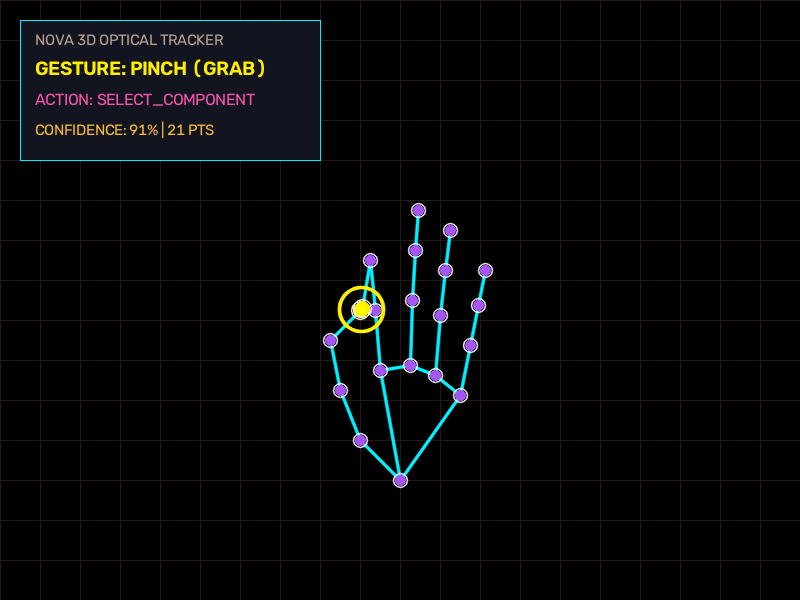
#> input picture nova-3d/documentation/audit_media/audit_gesture_hud.png, 800 x 600 px
$ python -i image_quality.py   (imports and definitions only)   (older library calls are emulated)
#> lines starting #> are read from the running program, lines starting #| are printed output that depends on the picture
"""
NOVA 3D - Computer Vision Image Quality Analyzer
Calculates frame blur via Laplacian variance, analyzes exposure levels,
and computes a composite image quality score.
"""
from typing import Dict, Any, Tuple
import cv2
import numpy as np

def calculate_blur_score(image_bgr: np.ndarray) -> float:
    """Calculates sharpness score using variance of the Laplacian filter."""
    gray = cv2.cvtColor(image_bgr, cv2.COLOR_BGR2GRAY)
    laplacian = cv2.Laplacian(gray, cv2.CV_64F)
    variance = laplacian.var()
    return float(variance)

def analyze_exposure(image_bgr: np.ndarray) -> Dict[str, float]:
    """Analyzes brightness distribution and exposure anomalies."""
    gray = cv2.cvtColor(image_bgr, cv2.COLOR_BGR2GRAY)
    mean_val = float(np.mean(gray))
    std_val = float(np.std(gray))

    # Calculate under-exposed (< 20) and over-exposed (> 235) pixel ratios
    total_pixels = gray.size
    under_exposed = float(np.sum(gray < 20) / total_pixels) * 100.0
    over_exposed = float(np.sum(gray > 235) / total_pixels) * 100.0

    return {
        "mean_brightness": round(mean_val, 2),
        "contrast_std": round(std_val, 2),
        "under_exposed_percent": round(under_exposed, 2),
        "over_exposed_percent": round(over_exposed, 2)
    }

def assess_frame_quality(
    image_bgr: np.ndarray,
    min_sharpness: float = 35.0
) -> Tuple[bool, Dict[str, Any]]:
    """
    Evaluates sharpness, exposure, and provides a composite score (0-100).
    Returns (is_acceptable, quality_metrics).
    """
    sharpness = calculate_blur_score(image_bgr)
    exposure = analyze_exposure(image_bgr)

    # Sharpness score normalized (100+ is sharp, below 35 is blurry)
    sharp_norm = min(100.0, (sharpness / 120.0) * 100.0)

    # Exposure score: optimal mean brightness is around 110-150
    b_diff = abs(exposure["mean_brightness"] - 128.0)
    exp_norm = max(0.0, 100.0 - (b_diff * 0.8) - exposure["under_exposed_percent"] - exposure["over_exposed_percent"])

    composite_score = round(0.65 * sharp_norm + 0.35 * exp_norm, 1)

    is_blurry = sharpness < min_sharpness
    is_poor_exposure = exposure["under_exposed_percent"] > 40.0 or exposure["over_exposed_percent"] > 40.0

    is_acceptable = (not is_blurry) and (not is_poor_exposure)

    metrics = {
        "sharpness": round(sharpness, 2),
        "is_blurry": is_blurry,
        "exposure": exposure,
        "composite_score": composite_score,
        "is_acceptable": is_acceptable
    }

    return is_acceptable, metrics

>>> import cv2
>>> picture = cv2.imread('../../documentation/audit_media/audit_gesture_hud.png')
#> picture is the input picture: shape (600, 800, 3); mean B, G, R 7.3, 7.1, 6.5
>>> result = assess_frame_quality(picture)
#> in calculate_blur_score, `gray = cv2.cvtColor(image_bgr, cv2.COLOR_BGR2GRAY)`:
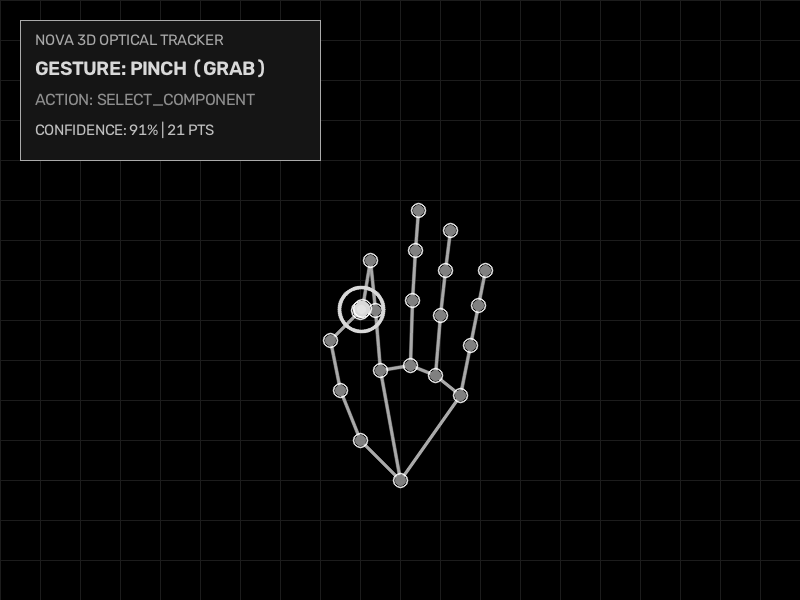
#> gray: shape (600, 800); min 0, max 255, mean 7
#> in calculate_blur_score, `laplacian = cv2.Laplacian(gray, cv2.CV_64F)`:
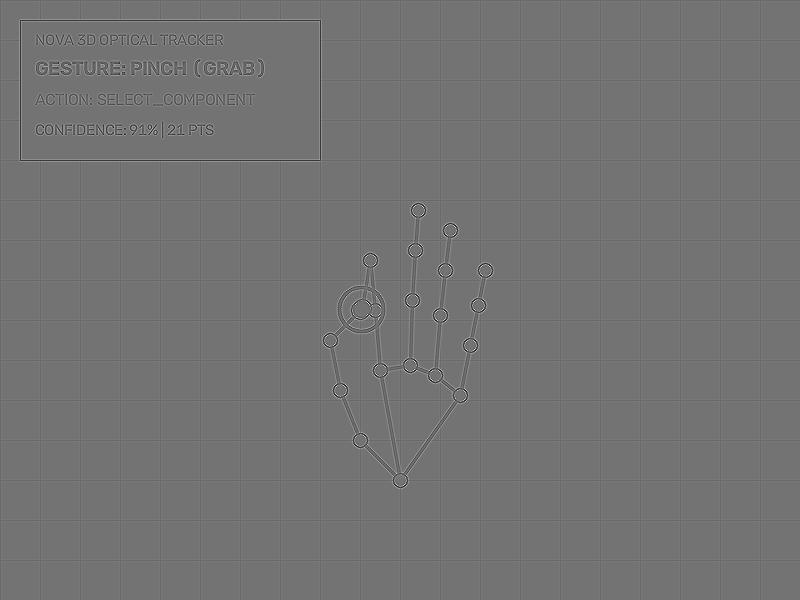
#> laplacian: shape (600, 800) float64; min -624, max 751, mean -0.1; drawn with min black and max white
#> in calculate_blur_score, `variance = laplacian.var()`: variance = 1399
#> in analyze_exposure, `mean_val = float(np.mean(gray))`: mean_val = 6.97
#> in analyze_exposure, `std_val = float(np.std(gray))`: std_val = 26.32
#> in analyze_exposure, `under_exposed = float(np.sum(gray < 20) / total_pixels) * 100.0`: under_exposed = 85.18
#> in analyze_exposure, `over_exposed = float(np.sum(gray > 235) / total_pixels) * 100.0`: over_exposed = 0.0254
#> in assess_frame_quality, `exposure = analyze_exposure(image_bgr)`: exposure = {'mean_brightness': 6.97, 'contrast_std': 26.32, 'under_exposed_percent': 85.18, 'over_exposed_percent': 0.03}
#> in assess_frame_quality, `sharp_norm = min(100.0, (sharpness / 120.0) * 100.0)`: sharp_norm = 100
#> in assess_frame_quality, `b_diff = abs(exposure["mean_brightness"] - 128.0)`: b_diff = 121
#> in assess_frame_quality, `exp_norm = max(0.0, 100.0 - (b_diff * 0.8) - exposure["under_exposed_p..`: exp_norm = 0
#> in assess_frame_quality, `composite_score = round(0.65 * sharp_norm + 0.35 * exp_norm, 1)`: composite_score = 65
#> in assess_frame_quality, `is_blurry = sharpness < min_sharpness`: is_blurry = False
#> in assess_frame_quality, `is_poor_exposure = exposure["under_exposed_percent"] > 40.0 or exposur..`: is_poor_exposure = True
#> in assess_frame_quality, `is_acceptable = (not is_blurry) and (not is_poor_exposure)`: is_acceptable = False

$ run again, on nova-3d/documentation/audit_media/audit_machine_exploded_view.png
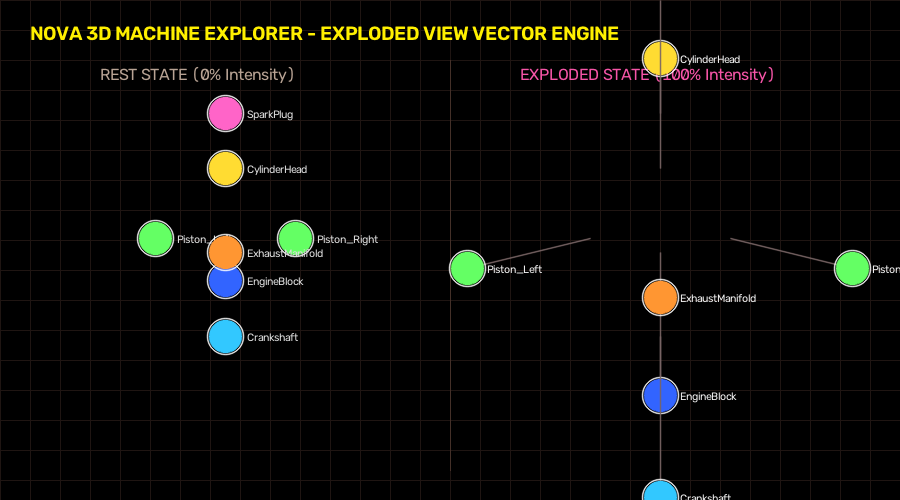
#> input picture nova-3d/documentation/audit_media/audit_machine_exploded_view.png, 900 x 500 px
#> picture is the input picture: shape (500, 900, 3); mean B, G, R 7, 10.4, 10.6
#> in calculate_blur_score, `gray = cv2.cvtColor(image_bgr, cv2.COLOR_BGR2GRAY)`:
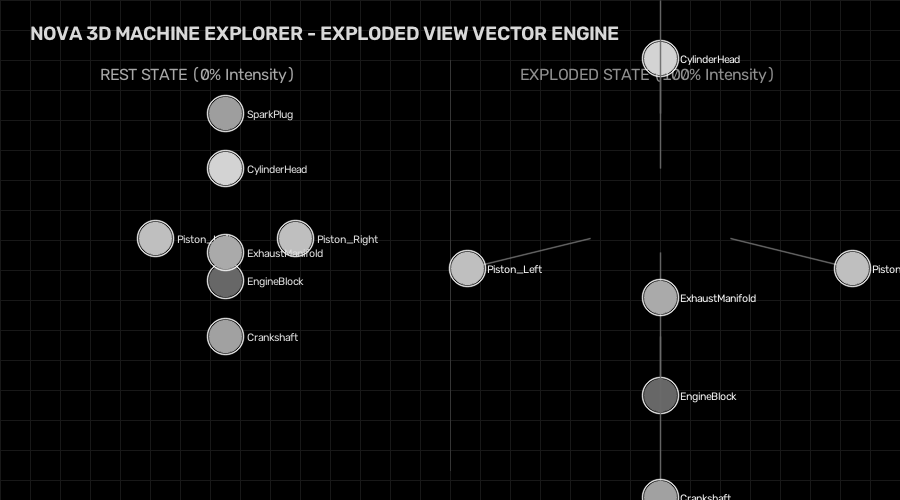
#> gray: shape (500, 900); min 0, max 251, mean 10.1
#> in calculate_blur_score, `laplacian = cv2.Laplacian(gray, cv2.CV_64F)`:
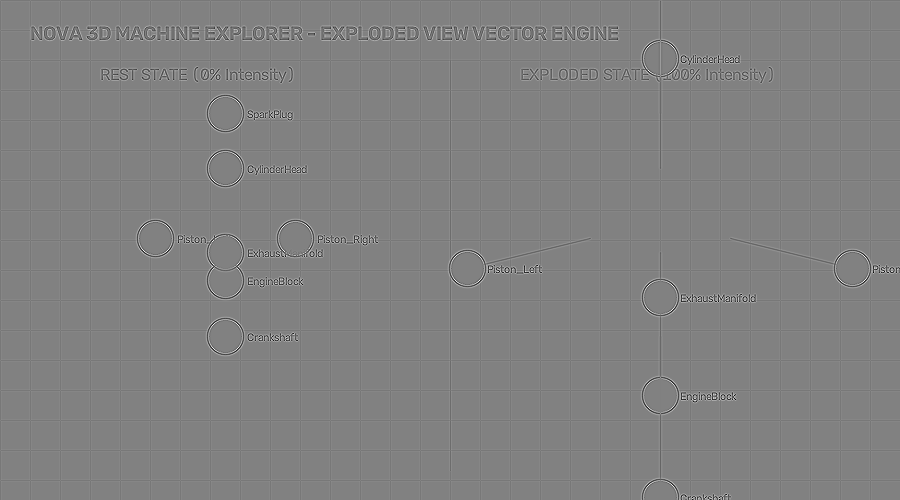
#> laplacian: shape (500, 900) float64; min -695, max 672, mean -0.1; drawn with min black and max white
#> variance = 2267.3
#> mean_val = 10.08
#> std_val = 37.25
#> under_exposed = 88.01
#> over_exposed = 0.00889
#> exposure = {'mean_brightness': 10.08, 'contrast_std': 37.25, 'under_exposed_percent': 88.01, 'over_exposed_percent': 0.01}
#> sharp_norm = 100
#> b_diff = 117.9
#> exp_norm = 0
#> composite_score = 65
#> is_blurry = False
#> is_poor_exposure = True
#> is_acceptable = False

$ run again, on nova-3d/documentation/audit_media/audit_reconstruction_projection.png
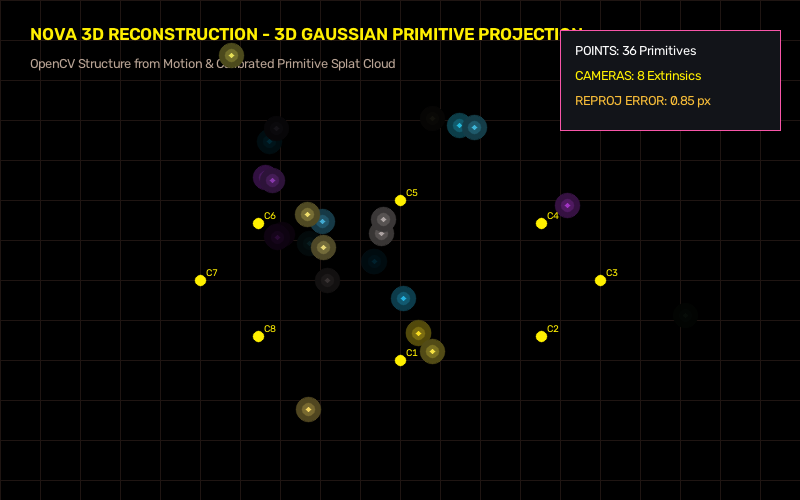
#> input picture nova-3d/documentation/audit_media/audit_reconstruction_projection.png, 800 x 500 px
#> picture is the input picture: shape (500, 800, 3); mean B, G, R 4.1, 6.9, 7.7
#> in calculate_blur_score, `gray = cv2.cvtColor(image_bgr, cv2.COLOR_BGR2GRAY)`:
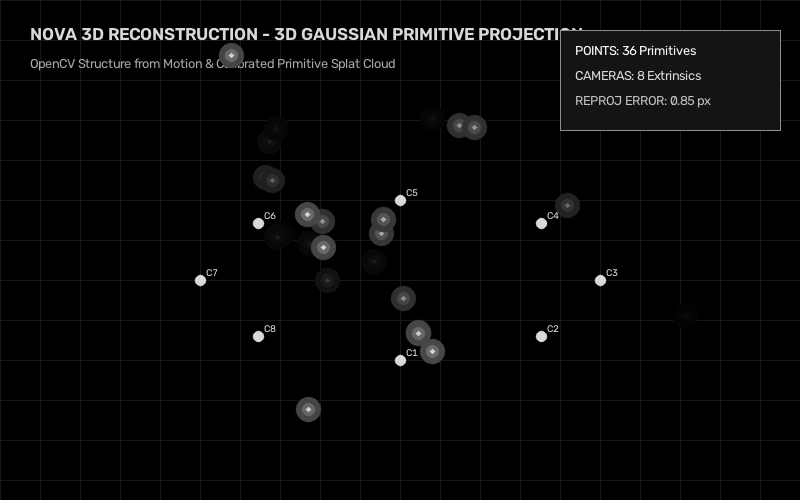
#> gray: shape (500, 800); min 0, max 255, mean 6.8
#> in calculate_blur_score, `laplacian = cv2.Laplacian(gray, cv2.CV_64F)`:
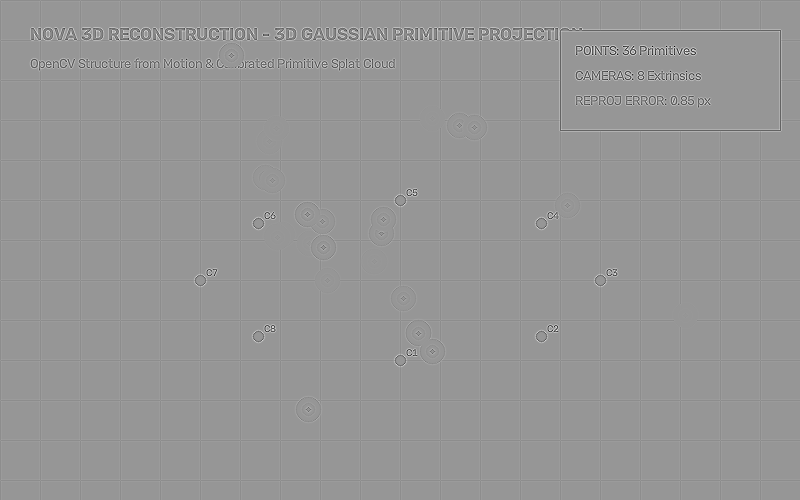
#> laplacian: shape (500, 800) float64; min -788, max 544, mean -0.1; drawn with min black and max white
#> variance = 1631.7
#> mean_val = 6.81
#> std_val = 26.6
#> under_exposed = 86.46
#> over_exposed = 0.0302
#> exposure = {'mean_brightness': 6.81, 'contrast_std': 26.6, 'under_exposed_percent': 86.46, 'over_exposed_percent': 0.03}
#> sharp_norm = 100
#> b_diff = 121.2
#> exp_norm = 0
#> composite_score = 65
#> is_blurry = False
#> is_poor_exposure = True
#> is_acceptable = False
